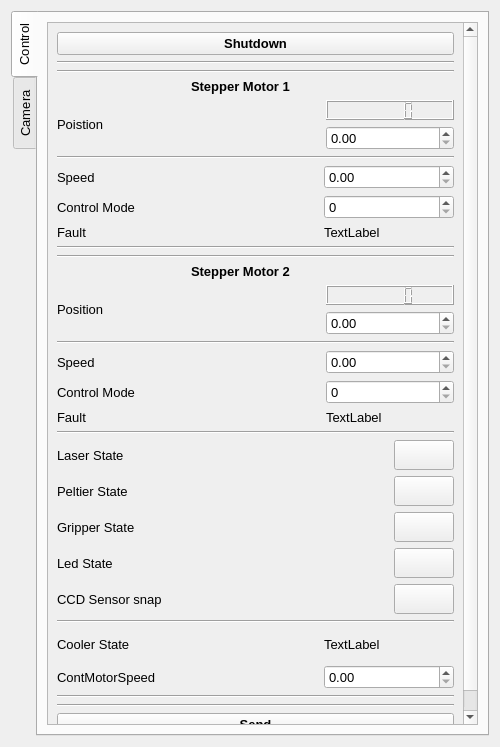
<?xml version="1.0" encoding="UTF-8"?>
<ui version="4.0">
 <class>Form</class>
 <widget class="QWidget" name="Form">
  <property name="geometry">
   <rect>
    <x>0</x>
    <y>0</y>
    <width>500</width>
    <height>747</height>
   </rect>
  </property>
  <property name="font">
   <font>
    <pointsize>10</pointsize>
   </font>
  </property>
  <property name="windowTitle">
   <string>Form</string>
  </property>
  <layout class="QGridLayout" name="gridLayout_10">
   <item row="0" column="0">
    <widget class="QTabWidget" name="Display">
     <property name="tabPosition">
      <enum>QTabWidget::West</enum>
     </property>
     <property name="currentIndex">
      <number>0</number>
     </property>
     <widget class="QWidget" name="Control">
      <attribute name="title">
       <string>Control</string>
      </attribute>
      <layout class="QGridLayout" name="gridLayout_4">
       <item row="0" column="0">
        <widget class="QScrollArea" name="scrollArea">
         <property name="widgetResizable">
          <bool>true</bool>
         </property>
         <widget class="QWidget" name="scrollAreaWidgetContents">
          <property name="geometry">
           <rect>
            <x>0</x>
            <y>0</y>
            <width>416</width>
            <height>733</height>
           </rect>
          </property>
          <layout class="QGridLayout" name="gridLayout_7">
           <item row="0" column="0">
            <layout class="QGridLayout" name="gridLayout_3">
             <item row="15" column="0">
              <widget class="Line" name="line_4">
               <property name="orientation">
                <enum>Qt::Horizontal</enum>
               </property>
              </widget>
             </item>
             <item row="5" column="0">
              <widget class="Line" name="line_6">
               <property name="orientation">
                <enum>Qt::Horizontal</enum>
               </property>
              </widget>
             </item>
             <item row="1" column="0">
              <layout class="QGridLayout" name="gridLayout">
               <item row="4" column="0">
                <widget class="Line" name="line">
                 <property name="orientation">
                  <enum>Qt::Horizontal</enum>
                 </property>
                </widget>
               </item>
               <item row="1" column="0">
                <widget class="Line" name="line_10">
                 <property name="font">
                  <font>
                   <pointsize>10</pointsize>
                   <weight>75</weight>
                   <bold>true</bold>
                  </font>
                 </property>
                 <property name="orientation">
                  <enum>Qt::Horizontal</enum>
                 </property>
                </widget>
               </item>
               <item row="3" column="0">
                <layout class="QGridLayout" name="gridLayout_2">
                 <item row="1" column="0" rowspan="2">
                  <widget class="QLabel" name="stepperMotor1Pos_label">
                   <property name="sizePolicy">
                    <sizepolicy hsizetype="Expanding" vsizetype="Expanding">
                     <horstretch>0</horstretch>
                     <verstretch>0</verstretch>
                    </sizepolicy>
                   </property>
                   <property name="maximumSize">
                    <size>
                     <width>16777215</width>
                     <height>35</height>
                    </size>
                   </property>
                   <property name="text">
                    <string>Poistion</string>
                   </property>
                  </widget>
                 </item>
                 <item row="1" column="2">
                  <widget class="QLCDNumber" name="stepperMotor1Pos_value">
                   <property name="sizePolicy">
                    <sizepolicy hsizetype="Expanding" vsizetype="Expanding">
                     <horstretch>0</horstretch>
                     <verstretch>0</verstretch>
                    </sizepolicy>
                   </property>
                   <property name="maximumSize">
                    <size>
                     <width>16777215</width>
                     <height>50</height>
                    </size>
                   </property>
                  </widget>
                 </item>
                 <item row="2" column="2">
                  <widget class="QDoubleSpinBox" name="stepperMotor1Pos_doubleSpinBox">
                   <property name="sizePolicy">
                    <sizepolicy hsizetype="Expanding" vsizetype="Expanding">
                     <horstretch>0</horstretch>
                     <verstretch>0</verstretch>
                    </sizepolicy>
                   </property>
                  </widget>
                 </item>
                 <item row="1" column="1">
                  <spacer name="horizontalSpacer_3">
                   <property name="orientation">
                    <enum>Qt::Horizontal</enum>
                   </property>
                   <property name="sizeHint" stdset="0">
                    <size>
                     <width>40</width>
                     <height>20</height>
                    </size>
                   </property>
                  </spacer>
                 </item>
                 <item row="0" column="1">
                  <widget class="QLabel" name="label">
                   <property name="font">
                    <font>
                     <weight>75</weight>
                     <bold>true</bold>
                    </font>
                   </property>
                   <property name="text">
                    <string>Stepper Motor 1</string>
                   </property>
                  </widget>
                 </item>
                </layout>
               </item>
               <item row="2" column="0">
                <widget class="Line" name="line_5">
                 <property name="orientation">
                  <enum>Qt::Horizontal</enum>
                 </property>
                </widget>
               </item>
              </layout>
             </item>
             <item row="6" column="0">
              <layout class="QGridLayout" name="gridLayout_23">
               <item row="3" column="1">
                <spacer name="horizontalSpacer_6">
                 <property name="orientation">
                  <enum>Qt::Horizontal</enum>
                 </property>
                 <property name="sizeHint" stdset="0">
                  <size>
                   <width>40</width>
                   <height>20</height>
                  </size>
                 </property>
                </spacer>
               </item>
               <item row="7" column="2">
                <widget class="QLabel" name="stepper2Fault_bool_3">
                 <property name="sizePolicy">
                  <sizepolicy hsizetype="Expanding" vsizetype="Expanding">
                   <horstretch>0</horstretch>
                   <verstretch>0</verstretch>
                  </sizepolicy>
                 </property>
                 <property name="maximumSize">
                  <size>
                   <width>16777215</width>
                   <height>50</height>
                  </size>
                 </property>
                 <property name="text">
                  <string>TextLabel</string>
                 </property>
                </widget>
               </item>
               <item row="3" column="0">
                <widget class="QLabel" name="stepperMotor2Speed_label_3">
                 <property name="sizePolicy">
                  <sizepolicy hsizetype="Expanding" vsizetype="Expanding">
                   <horstretch>0</horstretch>
                   <verstretch>0</verstretch>
                  </sizepolicy>
                 </property>
                 <property name="maximumSize">
                  <size>
                   <width>16777215</width>
                   <height>35</height>
                  </size>
                 </property>
                 <property name="text">
                  <string>Speed</string>
                 </property>
                </widget>
               </item>
               <item row="7" column="0">
                <widget class="QLabel" name="stepper2Fault_label_3">
                 <property name="sizePolicy">
                  <sizepolicy hsizetype="Expanding" vsizetype="Expanding">
                   <horstretch>0</horstretch>
                   <verstretch>0</verstretch>
                  </sizepolicy>
                 </property>
                 <property name="maximumSize">
                  <size>
                   <width>16777215</width>
                   <height>50</height>
                  </size>
                 </property>
                 <property name="text">
                  <string>Fault</string>
                 </property>
                </widget>
               </item>
               <item row="3" column="2">
                <widget class="QDoubleSpinBox" name="stepperMotor2Speed_doubleSpinBox_3">
                 <property name="sizePolicy">
                  <sizepolicy hsizetype="Expanding" vsizetype="Expanding">
                   <horstretch>0</horstretch>
                   <verstretch>0</verstretch>
                  </sizepolicy>
                 </property>
                </widget>
               </item>
               <item row="5" column="2">
                <widget class="QSpinBox" name="stepper2ControlMode_spinBox_3">
                 <property name="sizePolicy">
                  <sizepolicy hsizetype="Expanding" vsizetype="Expanding">
                   <horstretch>0</horstretch>
                   <verstretch>0</verstretch>
                  </sizepolicy>
                 </property>
                </widget>
               </item>
               <item row="5" column="0">
                <widget class="QLabel" name="stepper2ControlMode_label_3">
                 <property name="sizePolicy">
                  <sizepolicy hsizetype="Expanding" vsizetype="Expanding">
                   <horstretch>0</horstretch>
                   <verstretch>0</verstretch>
                  </sizepolicy>
                 </property>
                 <property name="maximumSize">
                  <size>
                   <width>16777215</width>
                   <height>35</height>
                  </size>
                 </property>
                 <property name="text">
                  <string>Control Mode</string>
                 </property>
                </widget>
               </item>
               <item row="1" column="0" colspan="3">
                <layout class="QGridLayout" name="gridLayout_6">
                 <item row="1" column="2">
                  <widget class="QLCDNumber" name="stepperMotor2Pos_value">
                   <property name="sizePolicy">
                    <sizepolicy hsizetype="Expanding" vsizetype="Expanding">
                     <horstretch>0</horstretch>
                     <verstretch>0</verstretch>
                    </sizepolicy>
                   </property>
                   <property name="maximumSize">
                    <size>
                     <width>16777215</width>
                     <height>50</height>
                    </size>
                   </property>
                  </widget>
                 </item>
                 <item row="2" column="2">
                  <widget class="QDoubleSpinBox" name="stepperMotor2Pos_doubleSpinBox">
                   <property name="sizePolicy">
                    <sizepolicy hsizetype="Expanding" vsizetype="Expanding">
                     <horstretch>0</horstretch>
                     <verstretch>0</verstretch>
                    </sizepolicy>
                   </property>
                  </widget>
                 </item>
                 <item row="1" column="1">
                  <spacer name="horizontalSpacer_4">
                   <property name="orientation">
                    <enum>Qt::Horizontal</enum>
                   </property>
                   <property name="sizeHint" stdset="0">
                    <size>
                     <width>40</width>
                     <height>20</height>
                    </size>
                   </property>
                  </spacer>
                 </item>
                 <item row="1" column="0" rowspan="2">
                  <widget class="QLabel" name="stepperMotor2Pos_label">
                   <property name="sizePolicy">
                    <sizepolicy hsizetype="Expanding" vsizetype="Expanding">
                     <horstretch>0</horstretch>
                     <verstretch>0</verstretch>
                    </sizepolicy>
                   </property>
                   <property name="maximumSize">
                    <size>
                     <width>16777215</width>
                     <height>35</height>
                    </size>
                   </property>
                   <property name="text">
                    <string>Position</string>
                   </property>
                  </widget>
                 </item>
                 <item row="0" column="1">
                  <widget class="QLabel" name="label_2">
                   <property name="sizePolicy">
                    <sizepolicy hsizetype="Preferred" vsizetype="Preferred">
                     <horstretch>0</horstretch>
                     <verstretch>0</verstretch>
                    </sizepolicy>
                   </property>
                   <property name="font">
                    <font>
                     <weight>75</weight>
                     <bold>true</bold>
                    </font>
                   </property>
                   <property name="layoutDirection">
                    <enum>Qt::LeftToRight</enum>
                   </property>
                   <property name="text">
                    <string>Stepper Motor 2</string>
                   </property>
                  </widget>
                 </item>
                </layout>
               </item>
               <item row="2" column="0" colspan="3">
                <widget class="Line" name="line_3">
                 <property name="orientation">
                  <enum>Qt::Horizontal</enum>
                 </property>
                </widget>
               </item>
              </layout>
             </item>
             <item row="2" column="0">
              <layout class="QGridLayout" name="gridLayout_22">
               <item row="5" column="2">
                <widget class="QLabel" name="stepper1Fault_bool_3">
                 <property name="sizePolicy">
                  <sizepolicy hsizetype="Expanding" vsizetype="Expanding">
                   <horstretch>0</horstretch>
                   <verstretch>0</verstretch>
                  </sizepolicy>
                 </property>
                 <property name="maximumSize">
                  <size>
                   <width>16777215</width>
                   <height>50</height>
                  </size>
                 </property>
                 <property name="text">
                  <string>TextLabel</string>
                 </property>
                </widget>
               </item>
               <item row="0" column="1">
                <spacer name="horizontalSpacer_5">
                 <property name="orientation">
                  <enum>Qt::Horizontal</enum>
                 </property>
                 <property name="sizeHint" stdset="0">
                  <size>
                   <width>40</width>
                   <height>20</height>
                  </size>
                 </property>
                </spacer>
               </item>
               <item row="0" column="2">
                <widget class="QDoubleSpinBox" name="stepperMotor1Speed_doubleSpinBox_2">
                 <property name="sizePolicy">
                  <sizepolicy hsizetype="Expanding" vsizetype="Expanding">
                   <horstretch>0</horstretch>
                   <verstretch>0</verstretch>
                  </sizepolicy>
                 </property>
                </widget>
               </item>
               <item row="5" column="0">
                <widget class="QLabel" name="stepper1Fault_label_3">
                 <property name="sizePolicy">
                  <sizepolicy hsizetype="Expanding" vsizetype="Expanding">
                   <horstretch>0</horstretch>
                   <verstretch>0</verstretch>
                  </sizepolicy>
                 </property>
                 <property name="maximumSize">
                  <size>
                   <width>16777215</width>
                   <height>50</height>
                  </size>
                 </property>
                 <property name="text">
                  <string>Fault</string>
                 </property>
                </widget>
               </item>
               <item row="2" column="0">
                <widget class="QLabel" name="stepper1ControlMode_label_3">
                 <property name="sizePolicy">
                  <sizepolicy hsizetype="Expanding" vsizetype="Expanding">
                   <horstretch>0</horstretch>
                   <verstretch>0</verstretch>
                  </sizepolicy>
                 </property>
                 <property name="maximumSize">
                  <size>
                   <width>16777215</width>
                   <height>35</height>
                  </size>
                 </property>
                 <property name="text">
                  <string>Control Mode</string>
                 </property>
                </widget>
               </item>
               <item row="2" column="2">
                <widget class="QSpinBox" name="stepper1ControlMode_spinBox_3">
                 <property name="sizePolicy">
                  <sizepolicy hsizetype="Expanding" vsizetype="Expanding">
                   <horstretch>0</horstretch>
                   <verstretch>0</verstretch>
                  </sizepolicy>
                 </property>
                </widget>
               </item>
               <item row="0" column="0">
                <widget class="QLabel" name="stepperMotor1Speed_label_2">
                 <property name="sizePolicy">
                  <sizepolicy hsizetype="Expanding" vsizetype="Expanding">
                   <horstretch>0</horstretch>
                   <verstretch>0</verstretch>
                  </sizepolicy>
                 </property>
                 <property name="maximumSize">
                  <size>
                   <width>16777215</width>
                   <height>35</height>
                  </size>
                 </property>
                 <property name="text">
                  <string>Speed</string>
                 </property>
                </widget>
               </item>
              </layout>
             </item>
             <item row="0" column="0">
              <widget class="QPushButton" name="io_shutdown_button">
               <property name="font">
                <font>
                 <weight>75</weight>
                 <bold>true</bold>
                </font>
               </property>
               <property name="text">
                <string>Shutdown</string>
               </property>
              </widget>
             </item>
             <item row="4" column="0">
              <widget class="Line" name="line_9">
               <property name="orientation">
                <enum>Qt::Horizontal</enum>
               </property>
              </widget>
             </item>
             <item row="8" column="0">
              <widget class="Line" name="line_2">
               <property name="orientation">
                <enum>Qt::Horizontal</enum>
               </property>
              </widget>
             </item>
             <item row="19" column="0">
              <widget class="Line" name="line_11">
               <property name="orientation">
                <enum>Qt::Horizontal</enum>
               </property>
              </widget>
             </item>
             <item row="17" column="0">
              <layout class="QHBoxLayout" name="horizontalLayout_11">
               <item>
                <widget class="QLabel" name="contMotorSpeed_label_2">
                 <property name="sizePolicy">
                  <sizepolicy hsizetype="Expanding" vsizetype="Expanding">
                   <horstretch>0</horstretch>
                   <verstretch>0</verstretch>
                  </sizepolicy>
                 </property>
                 <property name="text">
                  <string>ContMotorSpeed</string>
                 </property>
                </widget>
               </item>
               <item>
                <spacer name="horizontalSpacer_13">
                 <property name="orientation">
                  <enum>Qt::Horizontal</enum>
                 </property>
                 <property name="sizeHint" stdset="0">
                  <size>
                   <width>40</width>
                   <height>20</height>
                  </size>
                 </property>
                </spacer>
               </item>
               <item>
                <widget class="QDoubleSpinBox" name="contMotorSpeed_doubleSpinBox_2">
                 <property name="sizePolicy">
                  <sizepolicy hsizetype="Expanding" vsizetype="Expanding">
                   <horstretch>0</horstretch>
                   <verstretch>0</verstretch>
                  </sizepolicy>
                 </property>
                </widget>
               </item>
              </layout>
             </item>
             <item row="9" column="0">
              <layout class="QHBoxLayout" name="horizontalLayout_5">
               <item>
                <widget class="QLabel" name="laserState_label">
                 <property name="sizePolicy">
                  <sizepolicy hsizetype="Expanding" vsizetype="Expanding">
                   <horstretch>0</horstretch>
                   <verstretch>0</verstretch>
                  </sizepolicy>
                 </property>
                 <property name="minimumSize">
                  <size>
                   <width>0</width>
                   <height>30</height>
                  </size>
                 </property>
                 <property name="maximumSize">
                  <size>
                   <width>16777215</width>
                   <height>75</height>
                  </size>
                 </property>
                 <property name="text">
                  <string>Laser State</string>
                 </property>
                </widget>
               </item>
               <item>
                <widget class="Line" name="line_7">
                 <property name="orientation">
                  <enum>Qt::Horizontal</enum>
                 </property>
                </widget>
               </item>
               <item>
                <spacer name="horizontalSpacer_8">
                 <property name="orientation">
                  <enum>Qt::Horizontal</enum>
                 </property>
                 <property name="sizeHint" stdset="0">
                  <size>
                   <width>40</width>
                   <height>20</height>
                  </size>
                 </property>
                </spacer>
               </item>
               <item>
                <widget class="QPushButton" name="laserState_toggle">
                 <property name="sizePolicy">
                  <sizepolicy hsizetype="Fixed" vsizetype="Fixed">
                   <horstretch>0</horstretch>
                   <verstretch>0</verstretch>
                  </sizepolicy>
                 </property>
                 <property name="minimumSize">
                  <size>
                   <width>60</width>
                   <height>30</height>
                  </size>
                 </property>
                 <property name="styleSheet">
                  <string notr="true">QPushButton{
	border-image: url(:/buttons/off.png);
}

QPushButton:checked{
	border-image: url(:/buttons/on.png);
}</string>
                 </property>
                 <property name="text">
                  <string/>
                 </property>
                 <property name="checkable">
                  <bool>true</bool>
                 </property>
                </widget>
               </item>
              </layout>
             </item>
             <item row="20" column="0">
              <widget class="QPushButton" name="io_shutdown_button_2">
               <property name="font">
                <font>
                 <weight>75</weight>
                 <bold>true</bold>
                </font>
               </property>
               <property name="text">
                <string>Send</string>
               </property>
              </widget>
             </item>
             <item row="13" column="0">
              <layout class="QHBoxLayout" name="horizontalLayout_6">
               <item>
                <widget class="QLabel" name="ledState_label">
                 <property name="sizePolicy">
                  <sizepolicy hsizetype="Expanding" vsizetype="Expanding">
                   <horstretch>0</horstretch>
                   <verstretch>0</verstretch>
                  </sizepolicy>
                 </property>
                 <property name="minimumSize">
                  <size>
                   <width>0</width>
                   <height>30</height>
                  </size>
                 </property>
                 <property name="maximumSize">
                  <size>
                   <width>16777215</width>
                   <height>75</height>
                  </size>
                 </property>
                 <property name="text">
                  <string>Led State</string>
                 </property>
                </widget>
               </item>
               <item>
                <spacer name="horizontalSpacer_11">
                 <property name="orientation">
                  <enum>Qt::Horizontal</enum>
                 </property>
                 <property name="sizeHint" stdset="0">
                  <size>
                   <width>40</width>
                   <height>20</height>
                  </size>
                 </property>
                </spacer>
               </item>
               <item>
                <widget class="QPushButton" name="ledState_toggle">
                 <property name="sizePolicy">
                  <sizepolicy hsizetype="Fixed" vsizetype="Fixed">
                   <horstretch>0</horstretch>
                   <verstretch>0</verstretch>
                  </sizepolicy>
                 </property>
                 <property name="minimumSize">
                  <size>
                   <width>60</width>
                   <height>30</height>
                  </size>
                 </property>
                 <property name="styleSheet">
                  <string notr="true">QPushButton{
	border-image: url(:/buttons/off.png);
}

QPushButton:checked{
	border-image: url(:/buttons/on.png);
}</string>
                 </property>
                 <property name="text">
                  <string/>
                 </property>
                 <property name="checkable">
                  <bool>true</bool>
                 </property>
                </widget>
               </item>
              </layout>
             </item>
             <item row="14" column="0">
              <layout class="QHBoxLayout" name="horizontalLayout_10">
               <item>
                <widget class="QLabel" name="ccdSensorSnap_label">
                 <property name="sizePolicy">
                  <sizepolicy hsizetype="Expanding" vsizetype="Expanding">
                   <horstretch>0</horstretch>
                   <verstretch>0</verstretch>
                  </sizepolicy>
                 </property>
                 <property name="minimumSize">
                  <size>
                   <width>0</width>
                   <height>30</height>
                  </size>
                 </property>
                 <property name="maximumSize">
                  <size>
                   <width>16777215</width>
                   <height>75</height>
                  </size>
                 </property>
                 <property name="text">
                  <string>CCD Sensor snap</string>
                 </property>
                </widget>
               </item>
               <item>
                <spacer name="horizontalSpacer_10">
                 <property name="orientation">
                  <enum>Qt::Horizontal</enum>
                 </property>
                 <property name="sizeHint" stdset="0">
                  <size>
                   <width>40</width>
                   <height>20</height>
                  </size>
                 </property>
                </spacer>
               </item>
               <item>
                <widget class="QPushButton" name="peltierState_toggle_2">
                 <property name="sizePolicy">
                  <sizepolicy hsizetype="Fixed" vsizetype="Fixed">
                   <horstretch>0</horstretch>
                   <verstretch>0</verstretch>
                  </sizepolicy>
                 </property>
                 <property name="minimumSize">
                  <size>
                   <width>60</width>
                   <height>30</height>
                  </size>
                 </property>
                 <property name="styleSheet">
                  <string notr="true">QPushButton{
	border-image: url(:/buttons/off.png);
}

QPushButton:checked{
	border-image: url(:/buttons/on.png);
}</string>
                 </property>
                 <property name="text">
                  <string/>
                 </property>
                 <property name="checkable">
                  <bool>true</bool>
                 </property>
                </widget>
               </item>
              </layout>
             </item>
             <item row="16" column="0">
              <layout class="QHBoxLayout" name="horizontalLayout_8">
               <item>
                <widget class="QLabel" name="coolerState_label">
                 <property name="sizePolicy">
                  <sizepolicy hsizetype="Expanding" vsizetype="Expanding">
                   <horstretch>0</horstretch>
                   <verstretch>0</verstretch>
                  </sizepolicy>
                 </property>
                 <property name="minimumSize">
                  <size>
                   <width>0</width>
                   <height>30</height>
                  </size>
                 </property>
                 <property name="maximumSize">
                  <size>
                   <width>16777215</width>
                   <height>75</height>
                  </size>
                 </property>
                 <property name="text">
                  <string>Cooler State</string>
                 </property>
                </widget>
               </item>
               <item>
                <spacer name="horizontalSpacer_7">
                 <property name="orientation">
                  <enum>Qt::Horizontal</enum>
                 </property>
                 <property name="sizeHint" stdset="0">
                  <size>
                   <width>40</width>
                   <height>20</height>
                  </size>
                 </property>
                </spacer>
               </item>
               <item>
                <widget class="QLabel" name="coolerState_bool">
                 <property name="sizePolicy">
                  <sizepolicy hsizetype="Expanding" vsizetype="Expanding">
                   <horstretch>0</horstretch>
                   <verstretch>0</verstretch>
                  </sizepolicy>
                 </property>
                 <property name="minimumSize">
                  <size>
                   <width>0</width>
                   <height>30</height>
                  </size>
                 </property>
                 <property name="maximumSize">
                  <size>
                   <width>16777215</width>
                   <height>75</height>
                  </size>
                 </property>
                 <property name="text">
                  <string>TextLabel</string>
                 </property>
                </widget>
               </item>
              </layout>
             </item>
             <item row="11" column="0">
              <layout class="QHBoxLayout" name="horizontalLayout_7">
               <item>
                <widget class="QLabel" name="gripperState_label">
                 <property name="sizePolicy">
                  <sizepolicy hsizetype="Expanding" vsizetype="Expanding">
                   <horstretch>0</horstretch>
                   <verstretch>0</verstretch>
                  </sizepolicy>
                 </property>
                 <property name="minimumSize">
                  <size>
                   <width>0</width>
                   <height>30</height>
                  </size>
                 </property>
                 <property name="maximumSize">
                  <size>
                   <width>16777215</width>
                   <height>75</height>
                  </size>
                 </property>
                 <property name="text">
                  <string>Gripper State</string>
                 </property>
                </widget>
               </item>
               <item>
                <spacer name="horizontalSpacer_12">
                 <property name="orientation">
                  <enum>Qt::Horizontal</enum>
                 </property>
                 <property name="sizeHint" stdset="0">
                  <size>
                   <width>40</width>
                   <height>20</height>
                  </size>
                 </property>
                </spacer>
               </item>
               <item>
                <widget class="QPushButton" name="gripperState_toggle">
                 <property name="sizePolicy">
                  <sizepolicy hsizetype="Fixed" vsizetype="Fixed">
                   <horstretch>0</horstretch>
                   <verstretch>0</verstretch>
                  </sizepolicy>
                 </property>
                 <property name="minimumSize">
                  <size>
                   <width>60</width>
                   <height>30</height>
                  </size>
                 </property>
                 <property name="styleSheet">
                  <string notr="true">QPushButton{
	border-image: url(:/buttons/off.png);
}

QPushButton:checked{
	border-image: url(:/buttons/on.png);
}</string>
                 </property>
                 <property name="text">
                  <string/>
                 </property>
                 <property name="checkable">
                  <bool>true</bool>
                 </property>
                </widget>
               </item>
              </layout>
             </item>
             <item row="10" column="0">
              <layout class="QHBoxLayout" name="horizontalLayout_9">
               <item>
                <widget class="QLabel" name="peltierState_label">
                 <property name="sizePolicy">
                  <sizepolicy hsizetype="Expanding" vsizetype="Expanding">
                   <horstretch>0</horstretch>
                   <verstretch>0</verstretch>
                  </sizepolicy>
                 </property>
                 <property name="minimumSize">
                  <size>
                   <width>0</width>
                   <height>30</height>
                  </size>
                 </property>
                 <property name="maximumSize">
                  <size>
                   <width>16777215</width>
                   <height>75</height>
                  </size>
                 </property>
                 <property name="text">
                  <string>Peltier State</string>
                 </property>
                </widget>
               </item>
               <item>
                <spacer name="horizontalSpacer_9">
                 <property name="orientation">
                  <enum>Qt::Horizontal</enum>
                 </property>
                 <property name="sizeHint" stdset="0">
                  <size>
                   <width>40</width>
                   <height>20</height>
                  </size>
                 </property>
                </spacer>
               </item>
               <item>
                <widget class="QPushButton" name="peltierState_toggle">
                 <property name="sizePolicy">
                  <sizepolicy hsizetype="Fixed" vsizetype="Fixed">
                   <horstretch>0</horstretch>
                   <verstretch>0</verstretch>
                  </sizepolicy>
                 </property>
                 <property name="minimumSize">
                  <size>
                   <width>60</width>
                   <height>30</height>
                  </size>
                 </property>
                 <property name="styleSheet">
                  <string notr="true">QPushButton{
	border-image: url(:/buttons/off.png);
}

QPushButton:checked{
	border-image: url(:/buttons/on.png);
}</string>
                 </property>
                 <property name="text">
                  <string/>
                 </property>
                 <property name="checkable">
                  <bool>true</bool>
                 </property>
                </widget>
               </item>
              </layout>
             </item>
             <item row="18" column="0">
              <widget class="Line" name="line_8">
               <property name="orientation">
                <enum>Qt::Horizontal</enum>
               </property>
              </widget>
             </item>
            </layout>
           </item>
          </layout>
         </widget>
        </widget>
       </item>
      </layout>
     </widget>
     <widget class="QWidget" name="Camera">
      <attribute name="title">
       <string>Camera</string>
      </attribute>
      <layout class="QGridLayout" name="gridLayout_5">
       <item row="0" column="0">
        <widget class="QScrollArea" name="scrollArea_2">
         <property name="widgetResizable">
          <bool>true</bool>
         </property>
         <widget class="QWidget" name="scrollAreaWidgetContents_2">
          <property name="geometry">
           <rect>
            <x>0</x>
            <y>0</y>
            <width>433</width>
            <height>703</height>
           </rect>
          </property>
          <layout class="QGridLayout" name="gridLayout_9">
           <item row="0" column="0">
            <layout class="QGridLayout" name="gridLayout_8">
             <item row="1" column="0">
              <layout class="QVBoxLayout" name="verticalLayout_3">
               <item>
                <widget class="QLabel" name="microcamera_image_label">
                 <property name="font">
                  <font>
                   <weight>75</weight>
                   <bold>true</bold>
                  </font>
                 </property>
                 <property name="text">
                  <string>Microcamera Image</string>
                 </property>
                </widget>
               </item>
               <item>
                <widget class="QGraphicsView" name="microcamera_image_graphicsView"/>
               </item>
              </layout>
             </item>
             <item row="0" column="0">
              <layout class="QVBoxLayout" name="verticalLayout">
               <item>
                <layout class="QVBoxLayout" name="verticalLayout_2">
                 <item>
                  <widget class="QLabel" name="ccd_image_label">
                   <property name="font">
                    <font>
                     <weight>75</weight>
                     <bold>true</bold>
                    </font>
                   </property>
                   <property name="text">
                    <string>CCD Image</string>
                   </property>
                  </widget>
                 </item>
                 <item>
                  <widget class="QGraphicsView" name="ccd_image_graphicsView"/>
                 </item>
                </layout>
               </item>
              </layout>
             </item>
             <item row="2" column="0">
              <layout class="QVBoxLayout" name="ml_row1">
               <item>
                <widget class="QLabel" name="ml_classifier_label">
                 <property name="font">
                  <font>
                   <weight>75</weight>
                   <bold>true</bold>
                  </font>
                 </property>
                 <property name="text">
                  <string>ML Classifier</string>
                 </property>
                </widget>
               </item>
               <item>
                <widget class="Line" name="line_29">
                 <property name="orientation">
                  <enum>Qt::Horizontal</enum>
                 </property>
                </widget>
               </item>
               <item>
                <layout class="QFormLayout" name="ml_classifier_layout">
                 <item row="0" column="0">
                  <widget class="QLabel" name="ml_classifier_class1_label1">
                   <property name="text">
                    <string>class1</string>
                   </property>
                  </widget>
                 </item>
                 <item row="0" column="1">
                  <layout class="QHBoxLayout" name="horizontalLayout_2">
                   <item>
                    <widget class="QLabel" name="ml_classifier_class1_label2">
                     <property name="text">
                      <string>TextLabel</string>
                     </property>
                    </widget>
                   </item>
                   <item>
                    <spacer name="horizontalSpacer">
                     <property name="orientation">
                      <enum>Qt::Horizontal</enum>
                     </property>
                     <property name="sizeHint" stdset="0">
                      <size>
                       <width>40</width>
                       <height>20</height>
                      </size>
                     </property>
                    </spacer>
                   </item>
                   <item>
                    <widget class="QLCDNumber" name="ml_classifier_class1_display"/>
                   </item>
                  </layout>
                 </item>
                 <item row="1" column="0">
                  <widget class="QLabel" name="ml_classifier_class2_label1">
                   <property name="text">
                    <string>class2</string>
                   </property>
                  </widget>
                 </item>
                 <item row="1" column="1">
                  <layout class="QHBoxLayout" name="horizontalLayout">
                   <item>
                    <widget class="QLabel" name="ml_classifier_class2_label2">
                     <property name="text">
                      <string>TextLabel</string>
                     </property>
                    </widget>
                   </item>
                   <item>
                    <spacer name="horizontalSpacer_2">
                     <property name="orientation">
                      <enum>Qt::Horizontal</enum>
                     </property>
                     <property name="sizeHint" stdset="0">
                      <size>
                       <width>40</width>
                       <height>20</height>
                      </size>
                     </property>
                    </spacer>
                   </item>
                   <item>
                    <widget class="QLCDNumber" name="ml_classifier_class2_display"/>
                   </item>
                  </layout>
                 </item>
                </layout>
               </item>
              </layout>
             </item>
            </layout>
           </item>
          </layout>
         </widget>
        </widget>
       </item>
      </layout>
     </widget>
    </widget>
   </item>
  </layout>
 </widget>
 <resources>
  <include location="../ressources/buttons.qrc"/>
 </resources>
 <connections/>
</ui>
